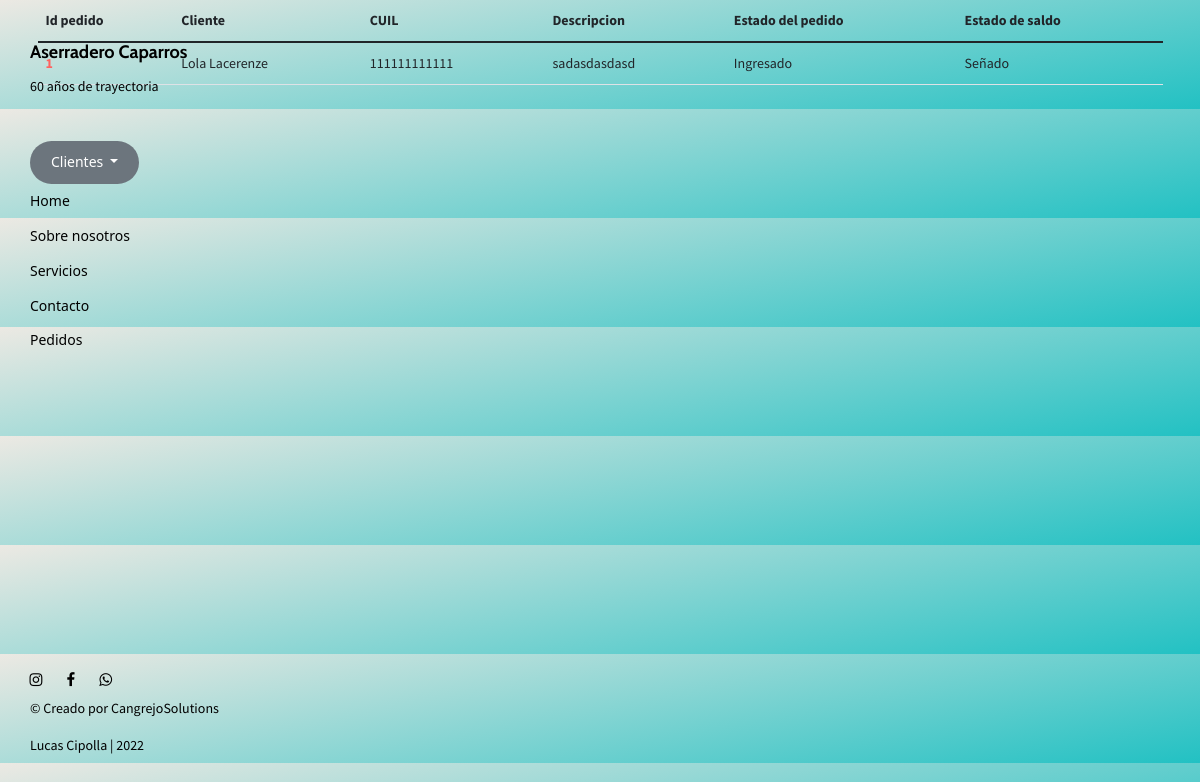
The page /pedidos/ (signed in) on the database its author committed.
### pedidos/models.py (models this page shows, shortened)
class Order(models.Model):
    INGRESADO = 'Ingresado'
    ENPROCESO = 'En proceso'
    LISTO = 'Listo'
    FINALIZADO = 'Entregado'
    DEVOLUCION = (
        (INGRESADO, "Ingresado"),
        (ENPROCESO, "En proceso"),
        (LISTO, "Listo"),
        (FINALIZADO, "Entregado"),
    )
    id_pedido = models.AutoField(primary_key=True, blank=True)
    id_cliente=models.OneToOneField(ClienteUsuario, blank=False, null=True, on_delete=models.CASCADE)
    fecha_ingreso=models.DateTimeField(auto_now_add=True)
    update=models.DateTimeField(auto_now=True)
    descripcion=models.TextField(blank=True)
    descri_foto=models.ImageField(blank=True)
    monto=models.IntegerField(null=True, blank=True)
    estado_pedido = models.CharField(
        max_length=15,blank=True, choices=DEVOLUCION, default=INGRESADO
    )
    Sinseña = "Sin seña"
    Señado = "Señado"
    Pagado = "Pagado"
    ESTADO_SALDO = (
        (Sinseña, "Sin seña"),
        (Señado, "Señado"),
        (Pagado, "Pagado"),
    )
    estado_saldo = models.CharField(
        max_length=10, choices=ESTADO_SALDO, default=Sinseña
    )
    class Meta:
        verbose_name = "pedido"
        verbose_name_plural = "pedidos"
        ordering = ["fecha_ingreso"]

### clientes/models.py (models this page shows, shortened)
class ClienteUsuario(AbstractBaseUser):
    username             = models.CharField('Nombre de usuario', unique=True, max_length=100)
    email                = models.EmailField('Correo electrónico', unique=True, max_length=254, blank=True)
    cuit                 = models.CharField('CUIT/CUIL', unique=True, max_length=30)
    nombre               = models.CharField('Nombre', max_length=50, default='', blank=True)
    apellido             = models.CharField('Apellido',max_length=50, default='', blank=True)
    descripcion          = models.CharField(max_length=200, default='NO TIENE DECRIPCION O ES NUEVO')
    fecha_nacimiento     = models.DateField(blank=True, null=True)
    provincia            = models.CharField(max_length=40, blank=True)
    ciudad               = models.CharField(max_length=40, blank=True)
    domicilio            = models.CharField(max_length=80, blank=True)
    codigo_postal        = models.CharField(max_length=50, blank=True)
    telefono             = models.CharField('Telefono', max_length=30, blank=True)
    celular              = models.CharField('Celular', max_length=30, blank=True)
    usuario_activo       = models.BooleanField(default=True)
    usuario_administrador = models.BooleanField(default=False)
    objects = UsuarioManager()
    USERNAME_FIELD = 'username'
    REQUIRED_FIELDS = ['email', 'cuit','nombre', 'apellido' ]
    @property
    def is_staff(self):
        return self.usuario_administrador

### tienda/views.py (the view)
# urls.py: path("pedidos/", VerImagenes.as_view(), name="verimagenes"),
class VerImagenes(View):
    template = "tienda/verimagenes.html"
    def get(self, request):
        params={}
        try:
            pedidos = Order.objects.all()
        except Order.DoesNotExist:
            raise Http404
        params["pedidos"] = pedidos
        return render(request, self.template, params)

### templates/tienda/verimagenes.html (shortened to what this page needs)
{% extends 'layout.html' %}
{% load static %}
{% block tienda %}
<div class="container">
    <div class="row">
        <div class="col-12">
<table class="table">
    <thead>
        <tr>
            <th scope="col">Id pedido</th>
            <th scope="col">Cliente</th>
            <th scope="col">CUIL</th>
            <th scope="col">Descripcion</th>
            <th scope="col">Estado del pedido</th>
            <th scope="col">Estado de saldo</th>
        </tr>
    </thead>
    <tbody>
            {% if request.user.is_active %}
                {% for pedido in pedidos %}
                    {% if user.cuit == pedido.id_cliente.cuit %}
                        <tr>
                            <th scope="row"><a href="{% url 'ver' pedido.id_pedido %}">{{pedido.id_pedido}}</a></th>
                            <td>{{pedido.id_cliente.nombre}} {{pedido.id_cliente.apellido}}</td>
                            <td>{{pedido.id_cliente.cuit}}</td>
                            <td>{{pedido.descripcion}}</td>
                            <td>{{pedido.estado_pedido}}</td>
                            <td>{{pedido.estado_saldo}}</td>
                        </tr>
                    {%endif%}
                {%endfor%}
                {% else %}
                <h1> Usted no tiene pedidos registrados.</h1>
            {% endif %}
    </tbody>
    </table>
        </div>
    </div>
</div>
{% endblock %}

### proyecto_aserradero/static/css/style.css (style rules this page uses)
body { background: rgb(34,193,195); background: linear-gradient(349deg, rgba(34,193,195,1) 0%, rgba(236,233,227,1) 100%); }

### rows shown on the page
Order: id_pedido "1", id_cliente.nombre "Lola", id_cliente.apellido "Lacerenze", id_cliente.cuit "111111111111", descripcion "sadasdasdasd", estado_pedido "Ingresado", estado_saldo "Señado"
